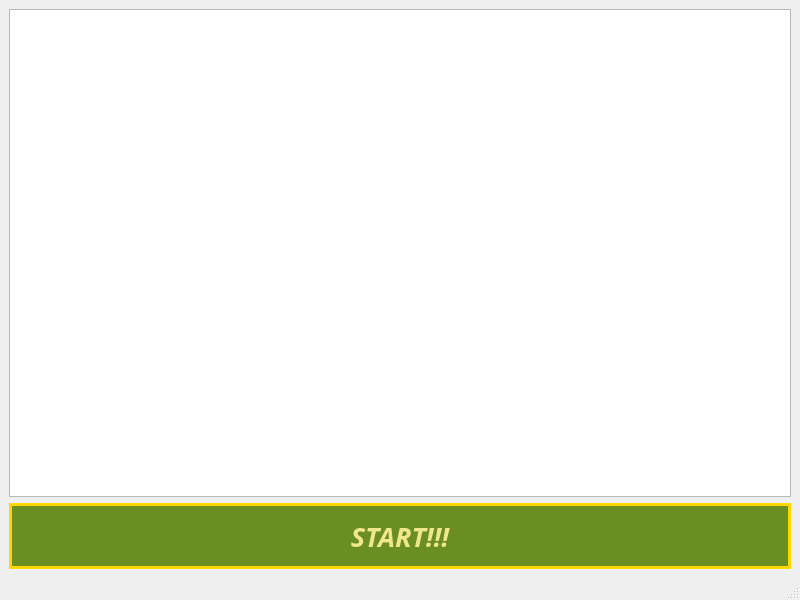
<?xml version="1.0" encoding="UTF-8"?>
<ui version="4.0">
 <class>SnakeWind</class>
 <widget class="QMainWindow" name="SnakeWind">
  <property name="geometry">
   <rect>
    <x>0</x>
    <y>0</y>
    <width>800</width>
    <height>600</height>
   </rect>
  </property>
  <property name="windowTitle">
   <string>MainWindow</string>
  </property>
  <widget class="QWidget" name="centralwidget">
   <layout class="QVBoxLayout" name="verticalLayout">
    <item>
     <widget class="QGraphicsView" name="graphicsView"/>
    </item>
    <item>
     <widget class="QPushButton" name="snakeStartButton">
      <property name="font">
       <font>
        <family>Montserrat</family>
        <pointsize>20</pointsize>
        <weight>68</weight>
        <italic>true</italic>
        <bold>true</bold>
       </font>
      </property>
      <property name="styleSheet">
       <string notr="true">QPushButton {
  width: 150px;
  height: 60px;
  border: 3px solid #FFD700;
  border-radius: 45px;
  transition: all 0.3s;
  cursor: pointer;
  background: #6B8E23;
  font-size: 1.2em;
  font-weight: 550;
  font-family: 'Montserrat', sans-serif;
  color:#F0E68C;
}

QPushButton:hover {
  background: #F0E68C;
  color: #F4A460;
  font-size: 1.5em;
}</string>
      </property>
      <property name="text">
       <string>START!!!</string>
      </property>
     </widget>
    </item>
   </layout>
  </widget>
  <widget class="QMenuBar" name="menubar">
   <property name="geometry">
    <rect>
     <x>0</x>
     <y>0</y>
     <width>800</width>
     <height>22</height>
    </rect>
   </property>
  </widget>
  <widget class="QStatusBar" name="statusbar"/>
 </widget>
 <resources/>
 <connections/>
</ui>
